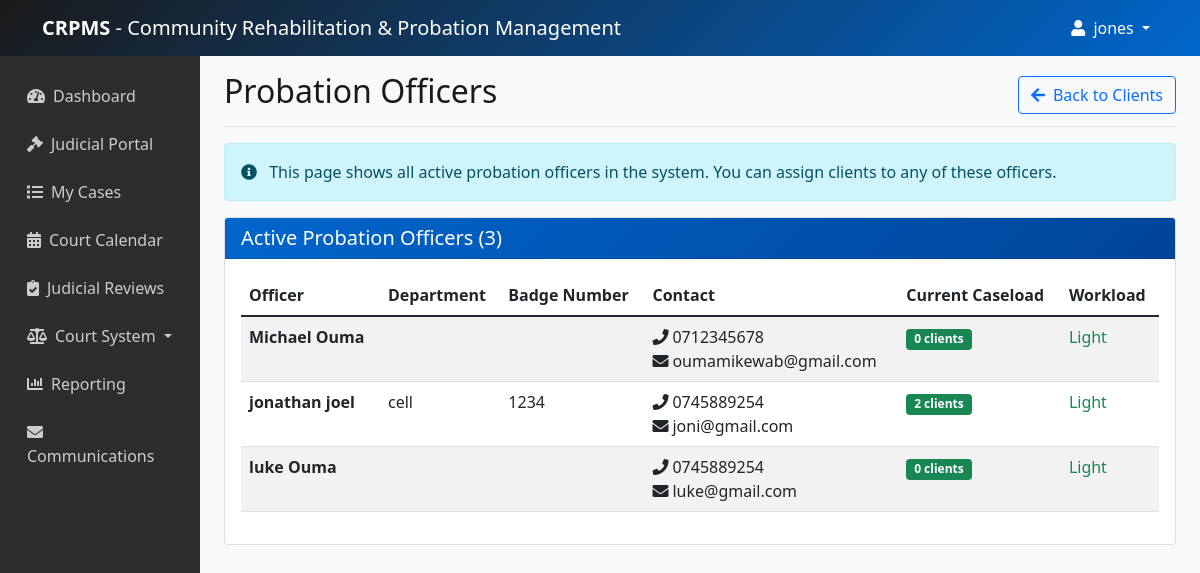
Page /users/officers/ (signed in) on the earlier database version.
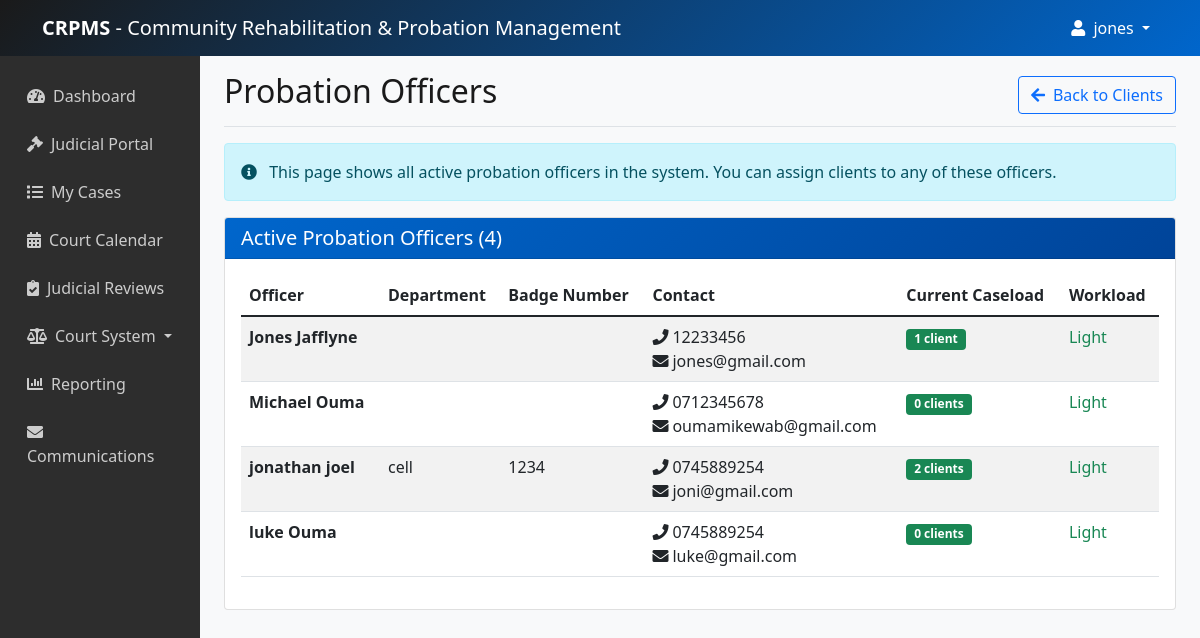
Same page on the later database version.
### users/models.py (models this page shows, shortened)
class User(AbstractUser):
    USER_TYPE_CHOICES = (
        ('admin', 'System Administrator'),
        ('officer', 'Probation Officer'),
        ('staff', 'Support Staff'),
        ('judge', 'Judge'),
    )
    user_type = models.CharField(max_length=20, choices=USER_TYPE_CHOICES, default='officer')
    phone = models.CharField(max_length=20, blank=True)
    department = models.CharField(max_length=100, blank=True)
    badge_number = models.CharField(max_length=50, blank=True)
    profile_picture = models.ImageField(upload_to='profiles/', blank=True)
    is_active_officer = models.BooleanField(default=True)  # Track if officer is active
    court_jurisdiction = models.CharField(max_length=100, blank=True)  # For judges

### users/views.py (the view)
# urls.py: path('officers/', views.officer_list, name='officer_list'),
@login_required
def officer_list(request):
    officers = User.objects.filter(user_type='officer', is_active_officer=True).order_by('first_name', 'last_name')
    for officer in officers:
        officer.caseload_count = officer.client_set.count()
    context = {
        'officers': officers,
    }
    return render(request, 'users/officer_list.html', context)

### core/context_processors.py (called while the page is built)
def has_group_permission(request):
    def check_group(group_name):
        return request.user.groups.filter(name=group_name).exists()
    return {'has_group_permission': check_group}

### templates/users/officer_list.html (shortened to what this page needs)
{% extends 'base.html' %}
{% load humanize %}
{% block content %}
<div class="d-flex justify-content-between flex-wrap flex-md-nowrap align-items-center pt-3 pb-2 mb-3 border-bottom">
    <h1 class="h2">Probation Officers</h1>
    <div class="btn-toolbar mb-2 mb-md-0">
        <a href="{% url 'client_list' %}" class="btn btn-outline-primary">
            <i class="fas fa-arrow-left me-2"></i>Back to Clients
        </a>
    </div>
</div>
<div class="alert alert-info">
    <i class="fas fa-info-circle me-2"></i>
    This page shows all active probation officers in the system. You can assign clients to any of these officers.
</div>
<div class="card">
    <div class="card-header">
        <h5 class="card-title mb-0">Active Probation Officers ({{ officers.count }})</h5>
    </div>
    <div class="card-body">
        <div class="table-responsive">
            <table class="table table-striped">
                <thead>
                    <tr>
                        <th>Officer</th>
                        <th>Department</th>
                        <th>Badge Number</th>
                        <th>Contact</th>
                        <th>Current Caseload</th>
                        <th>Workload</th>
                    </tr>
                </thead>
                <tbody>
                    {% for officer in officers %}
                    <tr>
                        <td>
                            <strong>{{ officer.get_full_name }}</strong>
                        </td>
                        <td>{{ officer.department }}</td>
                        <td>{{ officer.badge_number }}</td>
                        <td>
                            {% if officer.phone %}
                            <i class="fas fa-phone me-1"></i>{{ officer.phone }}
                            {% endif %}
                            {% if officer.email %}
                            <br><i class="fas fa-envelope me-1"></i>{{ officer.email }}
                            {% endif %}
                        </td>
                        <td>
                            <span class="badge
                                {% if officer.caseload_count > 20 %}bg-danger
                                {% elif officer.caseload_count > 10 %}bg-warning
                                {% else %}bg-success{% endif %}">
                                {{ officer.caseload_count }} client{{ officer.caseload_count|pluralize }}
                            </span>
                        </td>
                        <td>
                            {% if officer.caseload_count > 20 %}
                            <span class="text-danger">Heavy</span>
                            {% elif officer.caseload_count > 10 %}
                            <span class="text-warning">Moderate</span>
                            {% else %}
                            <span class="text-success">Light</span>
                            {% endif %}
                        </td>
                    </tr>
                    {% endfor %}
                </tbody>
            </table>
        </div>
    </div>
</div>
{% endblock %}

Differences in the rows shown:
added User: get_full_name "Jones Jafflyne", phone "12233456", email "jones@gmail.com", caseload_count "1", shows "Light"
Other differences:
{{ officers.count }}: "3" → "4"
